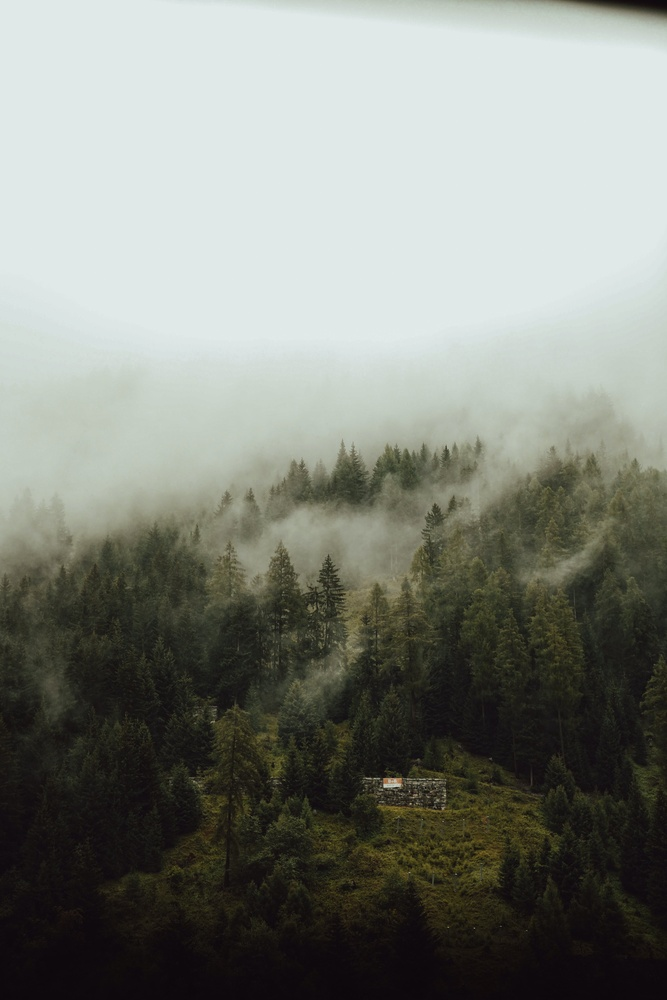
#> input picture Natural.jpg, 667 x 1000 px, shrunk from 4000 x 6000 before the run
$ python image_rotation.py Natural.jpg out.png
#> lines starting #> are read from the running program, lines starting #| are printed output that depends on the picture
import cv2
import sys
import numpy as np

input_path = sys.argv[1]
output_path = sys.argv[2]

img = cv2.imread(input_path)
#> img is the input picture: shape (1000, 667, 3); mean B, G, R 123.4, 131.2, 127.7
rows, cols = img.shape[:2]
#> rows = 1000; cols = 667

M = cv2.getRotationMatrix2D((cols / 2, rows / 2), 45, 1)
rotated_img = cv2.warpAffine(img, M, (cols, rows))
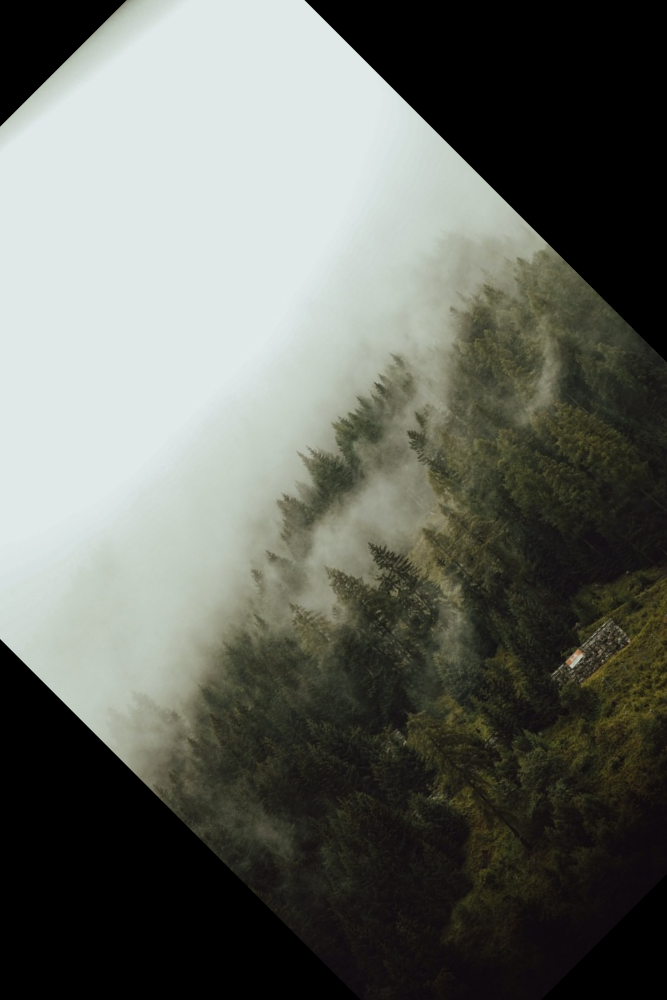
#> rotated_img: shape (1000, 667, 3); mean B, G, R 96.6, 103.6, 100.7

cv2.imwrite(output_path, rotated_img)
